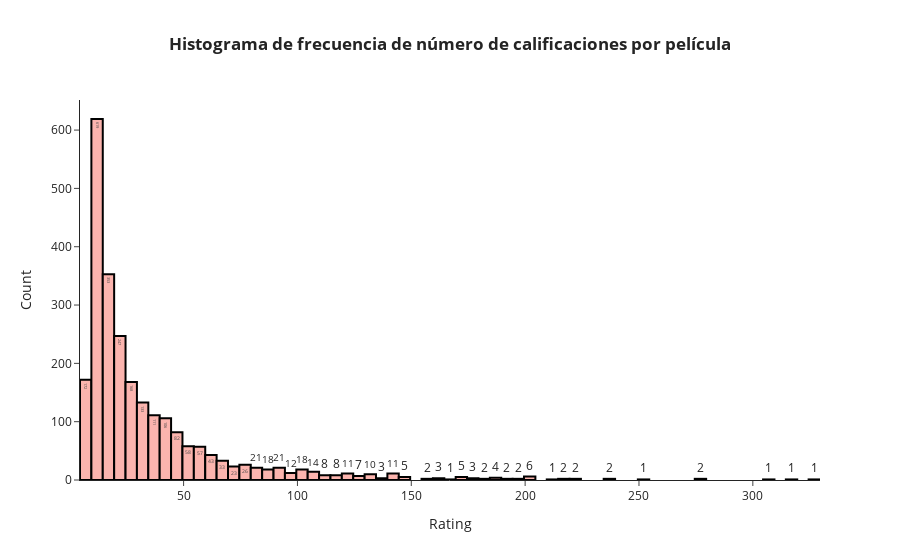

Source (notebook cell):
### Code cell
# crear gráfica
fig = px.histogram(rating_movie2, x = rating_movie2.cnt_rat, 
             title= '<b>Histograma de frecuencia de número de calificaciones por película<b>', text_auto=True,
             color_discrete_sequence=px.colors.qualitative.Pastel1)

# agregar detalles a la gráfica
fig.update_layout(
    xaxis_title = 'Rating',
    yaxis_title = 'Count',
    template = 'simple_white',
    title_x = 0.5)

fig.update_traces(marker_line_color='#000000',
                  marker_line_width=2)

fig.show()

### Figure 1 — Plotly figure (JSON) as saved in the notebook; plotly's stock layout.template omitted (floating-point values rounded to 4 significant figures; data arrays with more than 128 entries replaced by an {"elided": "..."} marker saying what was removed)
{"data": [{"alignmentgroup": "True", "bingroup": "x", "hovertemplate": "cnt_rat=%{x}<br>count=%{y}<extra></extra>", "legendgroup": "", "marker": {"color": "rgb(251,180,174)", "line": {"color": "#000000", "width": 2}, "pattern": {"shape": ""}}, "name": "", "offsetgroup": "", "orientation": "v", "showlegend": false, "texttemplate": "%{value}", "type": "histogram", "x": {"elided": "2441 int values"}, "xaxis": "x", "yaxis": "y"}], "layout": {"barmode": "relative", "legend": {"tracegroupgap": 0}, "title": {"text": "<b>Histograma de frecuencia de número de calificaciones por película<b>", "x": 0.5}, "xaxis": {"anchor": "y", "domain": [0, 1], "title": {"text": "Rating"}}, "yaxis": {"anchor": "x", "domain": [0, 1], "title": {"text": "Count"}}}}
